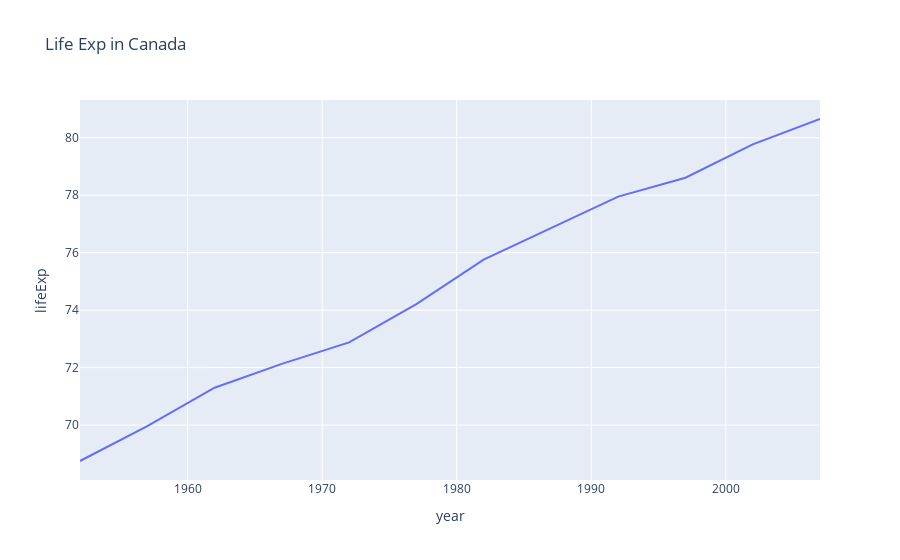

Here is the notebook cell this chart was saved with:
### Code cell
import plotly.express as px
df = px.data.gapminder().query("country=='Canada'")
print(df.head())
fig = px.line(df,x='year',y='lifeExp',title="Life Exp in Canada")
fig.show()

### Figure 1 — Plotly figure (JSON) as saved in the notebook; plotly's stock layout.template omitted (floating-point values rounded to 4 significant figures)
{"data": [{"hovertemplate": "year=%{x}<br>lifeExp=%{y}<extra></extra>", "legendgroup": "", "line": {"color": "#636efa", "dash": "solid"}, "marker": {"symbol": "circle"}, "mode": "lines", "name": "", "orientation": "v", "showlegend": false, "type": "scatter", "x": [1952, 1957, 1962, 1967, 1972, 1977, 1982, 1987, 1992, 1997, 2002, 2007], "xaxis": "x", "y": [68.75, 69.96, 71.3, 72.13, 72.88, 74.21, 75.76, 76.86, 77.95, 78.61, 79.77, 80.65], "yaxis": "y"}], "layout": {"legend": {"tracegroupgap": 0}, "title": {"text": "Life Exp in Canada"}, "xaxis": {"anchor": "y", "domain": [0, 1], "title": {"text": "year"}}, "yaxis": {"anchor": "x", "domain": [0, 1], "title": {"text": "lifeExp"}}}}
